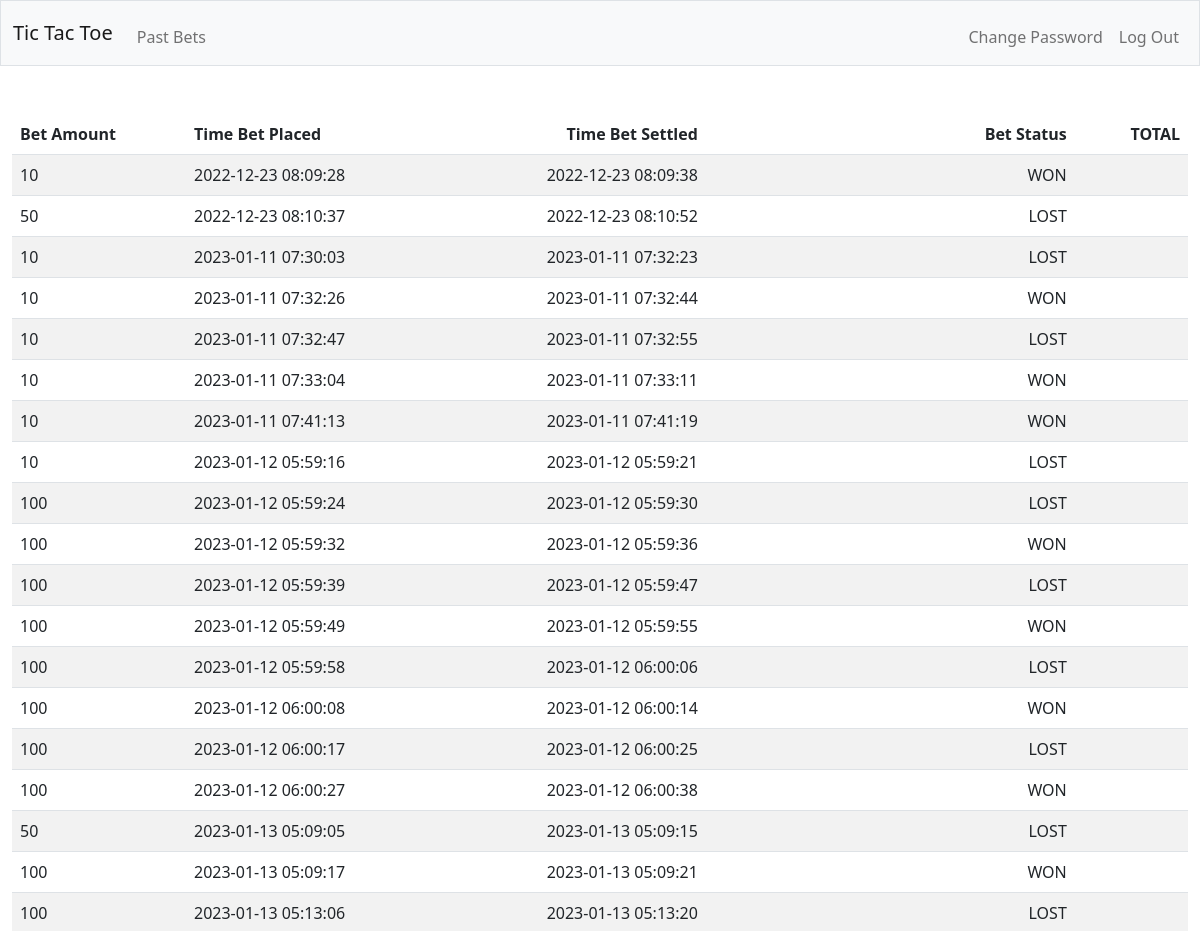
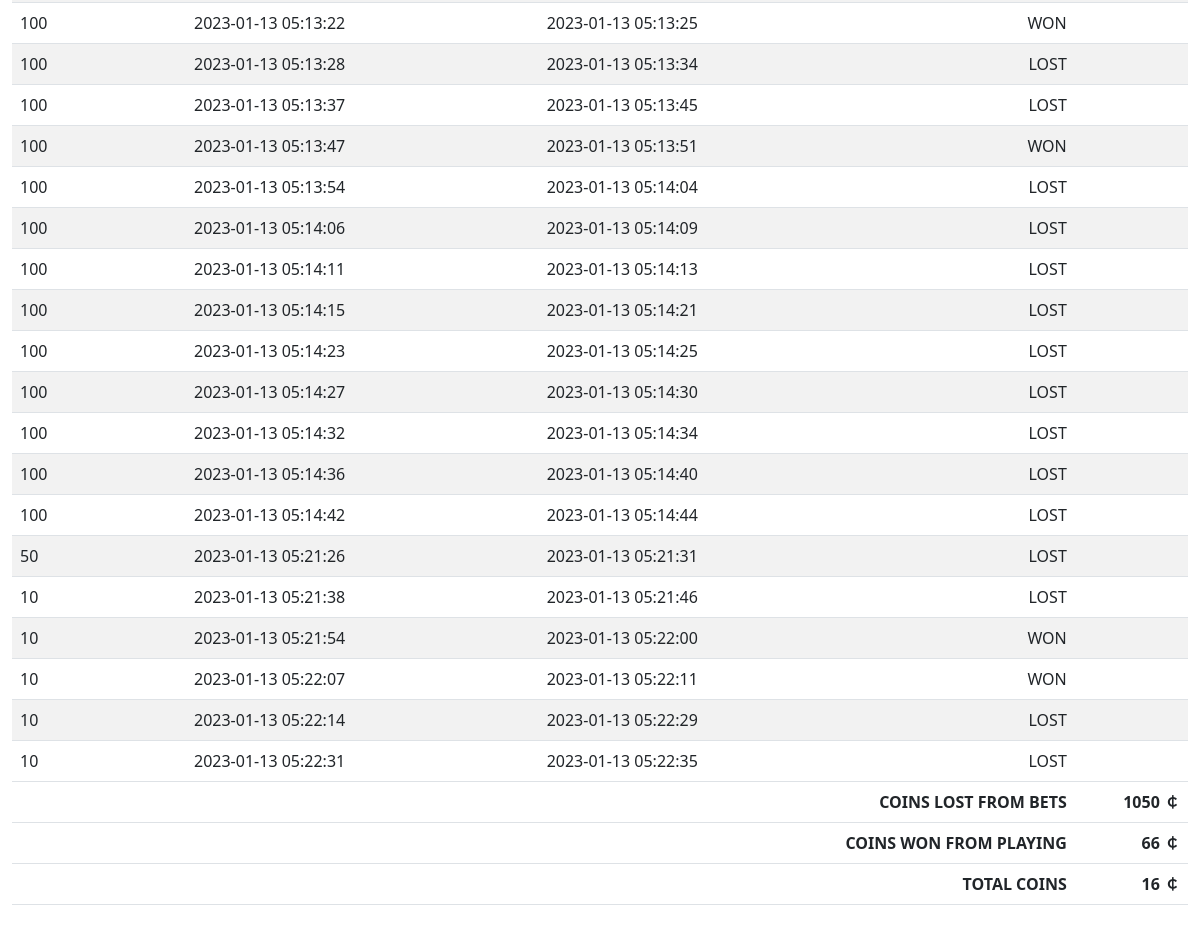
The app's page /past_bets (signed in) with its own data (2 pictures, top to bottom).
### tables this page shows
CREATE TABLE bets(bet_id INTEGER PRIMARY KEY AUTOINCREMENT NOT NULL, user_id INTEGER, bet_amount INTEGER, time_bet_placed STRING, time_bet_settled STRING, bet_status STRING);

### app.py (the view)
@app.route("/past_bets", methods=["GET","POST"])
@login_required
def past_bets():
    past_bets = db.execute("SELECT * FROM bets WHERE user_id = ?", session['user_id'])
    coins_won_bets = 0
    for bet in past_bets:
        if bet['bet_status'] == "WON":
            sign = 1
        else:
            sign = -1
        coins_won_bets = coins_won_bets + (sign * bet['bet_amount'])
    total_coins = db.execute("SELECT coins FROM users WHERE user_id = ?;", session["user_id"])[0]['coins']
    coins_won_playing = total_coins - coins_won_bets - 1000
    return render_template("past_bets.html", past_bets=past_bets, coins_won_bets=coins_won_bets, coins_won_playing=coins_won_playing,total_coins=total_coins)

### app.py (called while the page is built)
@app.after_request
def after_request(response):
    response.headers["Cache-Control"] = "no-cache, no-store, must-revalidate"
    response.headers["Expires"] = 0
    response.headers["Pragma"] = "no-cache"
    return response

### helpers.py (called while the page is built)
def login_required(f):
    @wraps(f)
    def decorated_function(*args, **kwargs):
        if session.get("user_id") is None:
            return redirect("/login")
        return f(*args, **kwargs)
    return decorated_function

### templates/past_bets.html (shortened to what this page needs)
{% extends "layout.html" %}
{% block main %}
<table class="table table-striped">
    <thead>
        <tr>
            <th class="text-start">Bet Amount</th>
            <th class="text-start">Time Bet Placed</th>
            <th class="text-end">Time Bet Settled</th>
            <th class="text-end">Bet Status</th>
            <th class="text-end">TOTAL</th>
        </tr>
    </thead>
    <tbody>
        {% for bet in past_bets %}
        <tr>
        <td class="text-start">{{bet["bet_amount"]}}</td>
        <td class="text-start">{{bet["time_bet_placed"]}}</td>
        <td class="text-end">{{bet["time_bet_settled"] }}</td>
        <td class="text-end">{{bet["bet_status"]}}</td>
        <td class="text-end"></td>
        </tr>
        {% endfor %}
    </tbody>
    <tfoot>
        <tr>
            <th class="text-start"></th>
            <th class="text-start"></th>
            <th class="text-end"></th>
            {% if coins_won_bets >= 0 %}
            <th class="text-end">COINS WON FROM BETS</th>
            {% else %}
            <th class="text-end">COINS LOST FROM BETS</th>
            {% endif %}
            <th class="text-end">{{coins_won_bets | abs}} &#65504;</th>
        </tr>
        <tr>
            <th class="text-start"></th>
            <th class="text-start"></th>
            <th class="text-end"></th>
            <th class="text-end">COINS WON FROM PLAYING</th>
            <th class="text-end">{{coins_won_playing}} &#65504;</th>
        </tr>
        <tr>
            <th class="text-start"></th>
            <th class="text-start"></th>
            <th class="text-end"></th>
            <th class="text-end">TOTAL COINS</th>
            <th class="text-end">{{total_coins}} &#65504;</th>
        </tr>
    </tfoot>
</table>
{% endblock %}

### templates/layout.html (shortened to what this page needs)
<!DOCTYPE html>
<html lang="en">
    <head>
            <link href="https://cdn.jsdelivr.net/npm/bootstrap@5.2.3/dist/css/bootstrap.min.css" rel="stylesheet">
            <link href="/static/styles.css" rel="stylesheet">
    </head>
    <body>
        <nav class="bg-light border navbar navbar-expand-md navbar-light">
            <div class="container-fluid">
                <span ><a class="navbar-brand"href="/">Tic Tac Toe</a></span>
                <div class="collapse navbar-collapse" id="navbar">
                    {% if session["user_id"] %}
                        <ul class="navbar-nav me-auto mt-2">
                            <li class="nav-item"><a class="nav-link" href="/past_bets">Past Bets</a></li>
                        </ul>
                        <ul class="navbar-nav ms-auto mt-2">
                            <li class="nav-item"><a class="nav-link" href="/changepassword">Change Password</a></li>
                            <li class="nav-item"><a class="nav-link" href="/logout">Log Out</a></li>
                        </ul>
                    {% else %}
                        <ul class="navbar-nav ms-auto mt-2">
                            <li class="nav-item"><a class="nav-link" href="/register">Register to Place Bets</a></li>
                        </ul>
                    {% endif %}
                </div>
            </div>
        </nav>
        <main class="container-fluid py-5 text-center">
            {% block main %}{% endblock %}
        </main>
    </body>
</html>

### records on screen
bets: bet_amount "10", time_bet_placed "2022-12-23 08:09:28", time_bet_settled "2022-12-23 08:09:38", bet_status "WON"
bets: bet_amount "50", time_bet_placed "2022-12-23 08:10:37", time_bet_settled "2022-12-23 08:10:52", bet_status "LOST"
bets: bet_amount "10", time_bet_placed "2023-01-11 07:30:03", time_bet_settled "2023-01-11 07:32:23", bet_status "LOST"
bets: bet_amount "10", time_bet_placed "2023-01-11 07:32:26", time_bet_settled "2023-01-11 07:32:44", bet_status "WON"
bets: bet_amount "10", time_bet_placed "2023-01-11 07:32:47", time_bet_settled "2023-01-11 07:32:55", bet_status "LOST"
bets: bet_amount "10", time_bet_placed "2023-01-11 07:33:04", time_bet_settled "2023-01-11 07:33:11", bet_status "WON"
bets: bet_amount "10", time_bet_placed "2023-01-11 07:41:13", time_bet_settled "2023-01-11 07:41:19", bet_status "WON"
bets: bet_amount "10", time_bet_placed "2023-01-12 05:59:16", time_bet_settled "2023-01-12 05:59:21", bet_status "LOST"
bets: bet_amount "100", time_bet_placed "2023-01-12 05:59:24", time_bet_settled "2023-01-12 05:59:30", bet_status "LOST"
bets: bet_amount "100", time_bet_placed "2023-01-12 05:59:32", time_bet_settled "2023-01-12 05:59:36", bet_status "WON"
bets: bet_amount "100", time_bet_placed "2023-01-12 05:59:39", time_bet_settled "2023-01-12 05:59:47", bet_status "LOST"
bets: bet_amount "100", time_bet_placed "2023-01-12 05:59:49", time_bet_settled "2023-01-12 05:59:55", bet_status "WON"
bets: bet_amount "100", time_bet_placed "2023-01-12 05:59:58", time_bet_settled "2023-01-12 06:00:06", bet_status "LOST"
bets: bet_amount "100", time_bet_placed "2023-01-12 06:00:08", time_bet_settled "2023-01-12 06:00:14", bet_status "WON"
bets: bet_amount "100", time_bet_placed "2023-01-12 06:00:17", time_bet_settled "2023-01-12 06:00:25", bet_status "LOST"
bets: bet_amount "100", time_bet_placed "2023-01-12 06:00:27", time_bet_settled "2023-01-12 06:00:38", bet_status "WON"
bets: bet_amount "50", time_bet_placed "2023-01-13 05:09:05", time_bet_settled "2023-01-13 05:09:15", bet_status "LOST"
bets: bet_amount "100", time_bet_placed "2023-01-13 05:09:17", time_bet_settled "2023-01-13 05:09:21", bet_status "WON"
bets: bet_amount "100", time_bet_placed "2023-01-13 05:13:06", time_bet_settled "2023-01-13 05:13:20", bet_status "LOST"
bets: bet_amount "100", time_bet_placed "2023-01-13 05:13:22", time_bet_settled "2023-01-13 05:13:25", bet_status "WON"
bets: bet_amount "100", time_bet_placed "2023-01-13 05:13:28", time_bet_settled "2023-01-13 05:13:34", bet_status "LOST"
bets: bet_amount "100", time_bet_placed "2023-01-13 05:13:37", time_bet_settled "2023-01-13 05:13:45", bet_status "LOST"
bets: bet_amount "100", time_bet_placed "2023-01-13 05:13:47", time_bet_settled "2023-01-13 05:13:51", bet_status "WON"
bets: bet_amount "100", time_bet_placed "2023-01-13 05:13:54", time_bet_settled "2023-01-13 05:14:04", bet_status "LOST"
bets: bet_amount "100", time_bet_placed "2023-01-13 05:14:06", time_bet_settled "2023-01-13 05:14:09", bet_status "LOST"
bets: bet_amount "100", time_bet_placed "2023-01-13 05:14:11", time_bet_settled "2023-01-13 05:14:13", bet_status "LOST"
bets: bet_amount "100", time_bet_placed "2023-01-13 05:14:15", time_bet_settled "2023-01-13 05:14:21", bet_status "LOST"
bets: bet_amount "100", time_bet_placed "2023-01-13 05:14:23", time_bet_settled "2023-01-13 05:14:25", bet_status "LOST"
bets: bet_amount "100", time_bet_placed "2023-01-13 05:14:27", time_bet_settled "2023-01-13 05:14:30", bet_status "LOST"
bets: bet_amount "100", time_bet_placed "2023-01-13 05:14:32", time_bet_settled "2023-01-13 05:14:34", bet_status "LOST"
bets: bet_amount "100", time_bet_placed "2023-01-13 05:14:36", time_bet_settled "2023-01-13 05:14:40", bet_status "LOST"
bets: bet_amount "100", time_bet_placed "2023-01-13 05:14:42", time_bet_settled "2023-01-13 05:14:44", bet_status "LOST"
bets: bet_amount "50", time_bet_placed "2023-01-13 05:21:26", time_bet_settled "2023-01-13 05:21:31", bet_status "LOST"
bets: bet_amount "10", time_bet_placed "2023-01-13 05:21:38", time_bet_settled "2023-01-13 05:21:46", bet_status "LOST"
bets: bet_amount "10", time_bet_placed "2023-01-13 05:21:54", time_bet_settled "2023-01-13 05:22:00", bet_status "WON"
bets: bet_amount "10", time_bet_placed "2023-01-13 05:22:07", time_bet_settled "2023-01-13 05:22:11", bet_status "WON"
bets: bet_amount "10", time_bet_placed "2023-01-13 05:22:14", time_bet_settled "2023-01-13 05:22:29", bet_status "LOST"
bets: bet_amount "10", time_bet_placed "2023-01-13 05:22:31", time_bet_settled "2023-01-13 05:22:35", bet_status "LOST"

### other values on screen
{{ coins_won_bets | abs }} "1050"
{{ coins_won_playing }} "66"
{{ total_coins }} "16"
